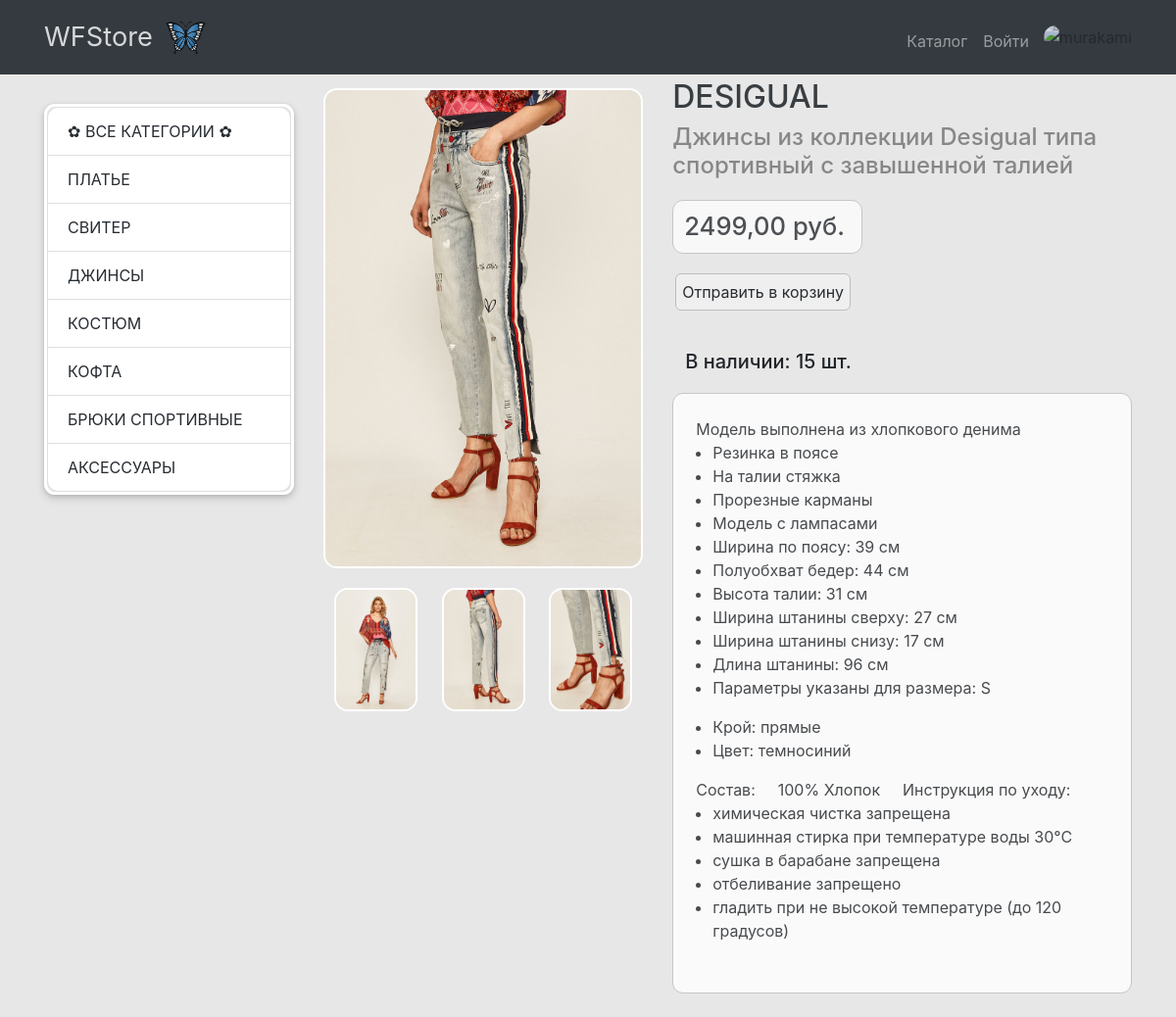
The app's page /product/11/ with its own data.
### products/models.py (models this page shows, shortened)
class ProductCategory(models.Model):
    name = models.CharField(max_length=100, unique=True, verbose_name="Категория")
    description = models.TextField(blank=True, verbose_name="Описание категории")
    class Meta:
        verbose_name = 'категорию'
        verbose_name_plural = 'Категории'

class Product(models.Model):
    name = models.CharField(max_length=250, verbose_name="Название товара")
    image = models.ImageField(upload_to="products_images/", blank=True, verbose_name="Изображение")
    description = models.TextField(blank=True, verbose_name="Описание")
    short_description = models.CharField(max_length=100, blank=True, verbose_name="Краткое описание")
    price = models.DecimalField(max_digits=8, decimal_places=2, default=0, verbose_name="Цена")
    quantity = models.PositiveIntegerField(default=0, verbose_name="Количество")
    category = models.ForeignKey(ProductCategory, on_delete=models.CASCADE, verbose_name="Категория")
    class Meta:
        verbose_name = 'товар'
        verbose_name_plural = 'Товары'

class Photo(models.Model):
    product = models.ForeignKey(Product, on_delete=models.CASCADE, verbose_name="Товар")
    add_photo = models.ImageField(upload_to="products_images/add/", blank=True, verbose_name="Фото")
    class Meta:
        verbose_name = 'изображение'
        verbose_name_plural = 'Изображения'

### products/views.py (the view)
# urls.py: path('product/<int:pk>/', views.product, name='product'),
def product(request, pk):
    product_obj = Product.objects.get(id=pk)
    context = {
        'title': product_obj.name,
        'product': product_obj,
        'categories': ProductCategory.objects.all(),
    }
    return render(request, 'products/product.html', context)

### products/templates/products/product.html (shortened to what this page needs)
{% extends 'products/base.html' %}
{% load static %}
{% block css %}
<link href="{% static 'css/products.css' %}" rel="stylesheet">
{% endblock %}
{% block content %}
<div class="container">
    <div class="row">
        <div class="col-lg-3">
            {% include 'products/category.html' %}
        </div>
        <div class="col-lg-9">
            <div class="row">
                <div class="col-lg-5">
                    <img id="bigImg" src="{{ product.image.url }}" alt="" class="big">
                    <br>
                    <div class="center">
                        {% for img in product.photo_set.all %}
                        <img src="{{ img.add_photo.url }}" alt="" class="small" onclick="changeImage(this)">
                        {% endfor %}
                    </div>
                </div>
                <div class="col-lg-7">
                    <h1 class="title">{{ product.name }}</h1>
                    <h4>{{ product.short_description }}</h4>
                    <h2 class="price">{{ product.price }} руб.</h2>
                    <button type="button" class="btn-outline-success basket" onclick="location.href='{% url 'basket_add' product.id %}'">
                        Отправить в корзину
                    </button>
                    <h5 class="quantity">В наличии: {{ product.quantity }} шт.</h5>
                    <div class="info-product">
                        <p>
                            {{ product.description|safe }}
                    </div>
                </div>
            </div>
        </div>
    </div>
</div>
{% endblock %}

### products/templates/products/category.html
<div class="list-group">
    <a href="{% url 'products' %}" class="list-group-item">&#10047; Все категории &#10047;</a>
    {% for category in categories %}
    <a href="{% url 'category' category.id %}" class="list-group-item">{{ category.name }}</a>
    {% endfor %}
</div>

### products/static/css/products.css (style rules this page uses)
body { padding-top: 56px; }
a { color: #272c31; }
.list-group-item { text-transform: uppercase; }
.col-lg-9 { margin: 24px 0; }
.title { color: #272c31; opacity: 0.9; font-size: 2em; }
h4 { color: rgb(107, 107, 107); opacity: 0.77; font-size: 1.5em; }
.big { width: 100%; margin-top: 10px; }
.price { color: #272c31; margin: 20px 0; padding: 11px; border: 1px solid rgb(190, 190, 190); background-color: rgba(255, 255, 255, 0.918); width: 194px; font-size: 1.6em; border-radius: 11px; opacity: 0.8; }
.basket { margin: 0 0 40px; margin-left: 3px; border: 1px solid rgb(190, 190, 190); border-radius: 6px; padding: 6px; }
.quantity { margin-bottom: 20px; margin-left: 13px; }
.info-product { padding-bottom: 11px; background-color: white; border-radius: 11px; border: 1px solid rgb(190, 190, 190); opacity: 0.8; }
.small { width: 26%; margin: 20px 10px; }
.center { text-align: center; }

### records on screen
ProductCategory: name "ПЛАТЬЕ"
ProductCategory: name "СВИТЕР"
ProductCategory: name "ДЖИНСЫ"
ProductCategory: name "КОСТЮМ"
ProductCategory: name "КОФТА"
ProductCategory: name "БРЮКИ СПОРТИВНЫЕ"
ProductCategory: name "АКСЕССУАРЫ"
Product: image (picture), name "DESIGUAL", short_description "Джинсы из коллекции Desigual типа спортивный с завышенной талией", price "2499,00", quantity "15", description "Модель выполнена из хлопкового денима Резинка в поясе На талии стяжка Прорезные карманы Модель с лампасами Ширина по поясу: 39 см Полуобхват бедер: 44 см Высота талии: 31 см Ширина штанины сверху: 27 см Ширина штанины снизу: 17 см Длина штанины: 96 см Параметры указаны для размера: S Крой: прямые Цвет: темносиний Состав: 100% Хлопок Инструкция по уходу: химическая чистка запрещена машинная стирка при температуре воды 30°С сушка в барабане запрещена отбеливание запрещено гладить при не высокой температуре (до 120 градусов)"
Photo: add_photo (picture)
Photo: add_photo (picture)
Photo: add_photo (picture)
